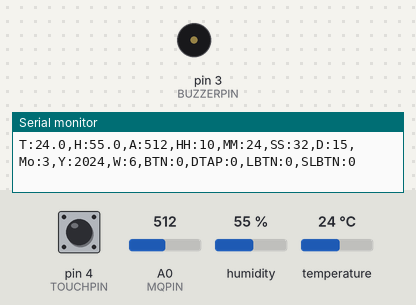
A sketch run on a simulated Arduino Nano, built with avr-gcc and run on an emulated ATmega328P. On the bench: buzzer (waves = sounding), the last lines printed to the serial monitor. Wiring (inferred from the names in the program): DS3231 clock at I2C address 0x68. The test bench sets the inputs (shaded band); at power-on: temperature 24 °C, A0 (MQPIN) = 512, pin 4 (TOUCHPIN) HIGH, humidity 55 %. The local clock reads 2024-03-15 10:24:30 at power-on unless the sketch sets it.

Above: at 3.2 s.
3.3 s: temperature set to 34 °C
6.2 s: temperature set to 37 °C
At 8.09 s:
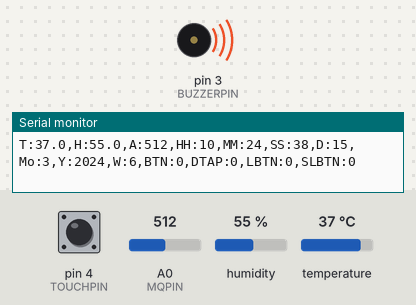
10.1 s: A0 (MQPIN) set to 716
At 11.12 s:
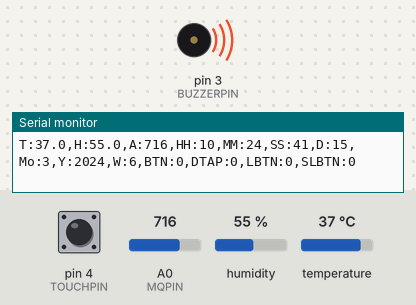
13.6 s: pin 4 (TOUCHPIN) pulled LOW for 0.15 s
Timing chart, 0 to 25.1 s (numbered marks = the images above; inputs shaded):
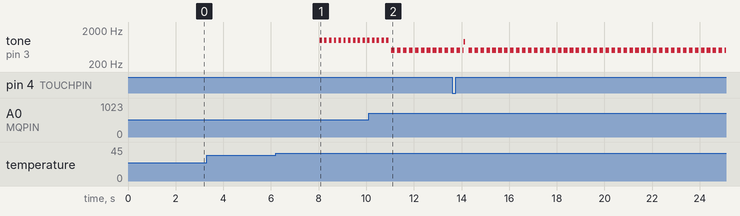

Measured:
- the behaviour switches between 35 and 36 °C on temperature (found by bisection; images 0 and 1)
- after the input at 6.2 s, tone on pin 3 (BUZZERPIN): alternates 1000 Hz for 0.10 s and silent for 0.10 s, starting after 1.8 s

The sketch:

nano_sensor.ino
```cpp
// ============================================================
// ARDUINO NANO — SENSOR NODE
// Pins:
//   DS3231  SDA→A4, SCL→A5
//   DHT11   → D2
//   MQ135   → A0
//   Buzzer  → D3
//   Touch   → D4
//
// Gesture logic:
//   TAP    < 200ms          → BTN:1   (cycle screen)
//   DTAP   2 taps < 350ms   → DTAP:1
//   LBTN   600–1500ms       → LBTN:1
//   SLBTN  > 1500ms release → SLBTN:1
// ============================================================

#include <Wire.h>
#include <DHT.h>

struct MyTime {
    uint8_t ss, mm, hh, dow, day, month;
    uint16_t year;
};

#define DHTPIN      2
#define DHTTYPE     DHT11
#define MQPIN       A0
#define BUZZERPIN   3
#define TOUCHPIN    4
#define DS3231_ADDR 0x68

#define TAP_MAX    200
#define LONG_MIN   600
#define SUPER_MIN 1500
#define DTAP_GAP   350

DHT dht(DHTPIN, DHTTYPE);

unsigned long prevSend   = 0;
unsigned long prevBuzzer = 0;
bool buzzerState = false;
unsigned long buzzerOn = 0, buzzerOff = 0;
int buzzerFreq = 0;

bool lastTouch   = false;
bool isPressed   = false;
unsigned long pressStart = 0;

bool flag_btn   = false;
bool flag_dtap  = false;
bool flag_lbtn  = false;
bool flag_slbtn = false;

bool waitingDtap      = false;
unsigned long lastTapTime = 0;

float cachedTemp = 0;
int   cachedRaw  = 0;

uint8_t bcd2dec(uint8_t v) { return (v / 16 * 10) + (v % 16); }
uint8_t dec2bcd(uint8_t v) { return (v / 10 * 16) + (v % 10); }

// ============================================================
// RTC
// ============================================================
MyTime readRTC() {
    MyTime t;
    Wire.beginTransmission(DS3231_ADDR);
    Wire.write(0x00);
    Wire.endTransmission();
    Wire.requestFrom(DS3231_ADDR, 7);
    t.ss    = bcd2dec(Wire.read() & 0x7F);
    t.mm    = bcd2dec(Wire.read());
    t.hh    = bcd2dec(Wire.read() & 0x3F);
    t.dow   = bcd2dec(Wire.read());
    t.day   = bcd2dec(Wire.read());
    t.month = bcd2dec(Wire.read() & 0x1F);
    t.year  = bcd2dec(Wire.read()) + 2000;
    return t;
}

void setRTC(uint8_t ss, uint8_t mm, uint8_t hh,
            uint8_t dow, uint8_t day, uint8_t month, uint8_t year) {
    Wire.beginTransmission(DS3231_ADDR);
    Wire.write(0x00);
    Wire.write(dec2bcd(ss));   Wire.write(dec2bcd(mm));
    Wire.write(dec2bcd(hh));   Wire.write(dec2bcd(dow));
    Wire.write(dec2bcd(day));  Wire.write(dec2bcd(month));
    Wire.write(dec2bcd(year));
    Wire.endTransmission();
}

// ============================================================
// SENSOR BUZZER — non-blocking
// ============================================================
void updateSensorBuzzer(float temp, int raw) {
    bool highTemp = (temp > 35.0);
    bool badAir   = (raw > 600);
    unsigned long now = millis();

    if (!highTemp && !badAir) {
        noTone(BUZZERPIN);
        buzzerState = false;
        return;
    }

    if (highTemp && badAir)  { buzzerOn=150; buzzerOff=100; buzzerFreq=buzzerState?1000:500; }
    else if (highTemp)       { buzzerOn=100; buzzerOff=100; buzzerFreq=1000; }
    else                     { buzzerOn=500; buzzerOff=500; buzzerFreq=500; }

    unsigned long elapsed = now - prevBuzzer;
    if (buzzerState) {
        if (elapsed >= buzzerOn)  { noTone(BUZZERPIN); buzzerState=false; prevBuzzer=now; }
    } else {
        if (elapsed >= buzzerOff) { tone(BUZZERPIN,buzzerFreq); buzzerState=true; prevBuzzer=now; }
    }
}

// ============================================================
// GESTURE SOUND
// ============================================================
void playTap() {
    tone(BUZZERPIN, 900, 50);
}

// ============================================================
// SETUP
// ============================================================
void setup() {
    Serial.begin(9600);
    Wire.begin();
    dht.begin();
    pinMode(TOUCHPIN, INPUT_PULLUP);
    pinMode(BUZZERPIN, OUTPUT);

    delay(2000);

    // Uncomment ONCE to set time, then comment back and re-upload:
    // setRTC(0, 0, 12, 2, 8, 4, 26);
}

// ============================================================
// LOOP
// ============================================================
void loop() {
    unsigned long now = millis();
    bool currentTouch = (digitalRead(TOUCHPIN) == LOW);

    // Button pressed
    if (currentTouch && !lastTouch) {
        pressStart = now;
        isPressed  = true;
    }

    // Button released — classify gesture
    if (!currentTouch && lastTouch && isPressed) {
        unsigned long dur = now - pressStart;
        isPressed = false;

        if (dur >= SUPER_MIN) {
            flag_slbtn = true;

        } else if (dur >= LONG_MIN) {
            flag_lbtn = true;

        } else if (dur < TAP_MAX) {
            if (waitingDtap && (now - lastTapTime) < DTAP_GAP) {
                flag_dtap   = true;
                waitingDtap = false;
            } else {
                waitingDtap = true;
                lastTapTime = now;
            }
        }
    }

    lastTouch = currentTouch;

    // Resolve single tap after double-tap wait window expires
    if (waitingDtap && (now - lastTapTime) >= DTAP_GAP) {
        waitingDtap = false;
        flag_btn    = true;
        playTap();
    }

    // Send packet every 1 second
    if (now - prevSend >= 1000) {
        prevSend = now;

        MyTime t   = readRTC();
        float temp = dht.readTemperature();
        float humi = dht.readHumidity();
        int   raw  = analogRead(MQPIN);

        if (isnan(temp)) temp = 0.0;
        if (isnan(humi)) humi = 0.0;
        cachedTemp = temp;
        cachedRaw  = raw;

        Serial.print(F("T:"));     Serial.print(temp, 1);
        Serial.print(F(",H:"));    Serial.print(humi, 1);
        Serial.print(F(",A:"));    Serial.print(raw);
        Serial.print(F(",HH:"));   Serial.print(t.hh);
        Serial.print(F(",MM:"));   Serial.print(t.mm);
        Serial.print(F(",SS:"));   Serial.print(t.ss);
        Serial.print(F(",D:"));    Serial.print(t.day);
        Serial.print(F(",Mo:"));   Serial.print(t.month);
        Serial.print(F(",Y:"));    Serial.print(t.year);
        Serial.print(F(",W:"));    Serial.print(t.dow);
        Serial.print(F(",BTN:"));  Serial.print(flag_btn   ? 1 : 0);
        Serial.print(F(",DTAP:")); Serial.print(flag_dtap  ? 1 : 0);
        Serial.print(F(",LBTN:")); Serial.print(flag_lbtn  ? 1 : 0);
        Serial.print(F(",SLBTN:"));Serial.print(flag_slbtn ? 1 : 0);
        Serial.println();

        flag_btn = flag_dtap = flag_lbtn = flag_slbtn = false;
    }

    updateSensorBuzzer(cachedTemp, cachedRaw);
}
```
